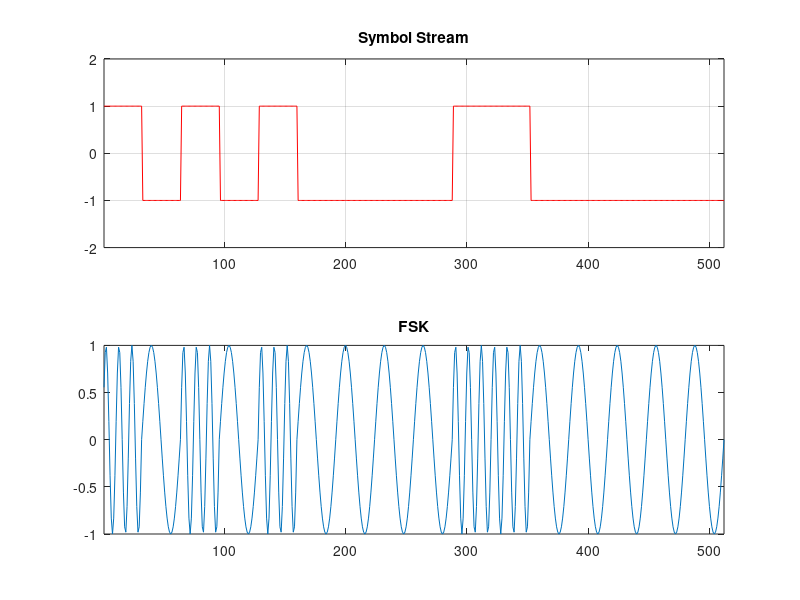

The MATLAB source for this figure:
chip_1=32;
total_1=512;
no_symbol=ceil(total_1/chip_1);
symbols=rand(1,no_symbol)-.5;
symbols(find(symbols>=0))=1;
symbols(find(symbols<0))=-1;
signal_1=zeros(1,total_1);
for i=1:chip_1
    signal_1(i:chip_1:end)=symbols;
    subplot(2,1,1)
    plot(signal_1,'r')
    axis([1,total_1,-2,2])
    title('Symbol Stream')
    grid 
end
t=1:total_1;
fc=1/(0.5*chip_1);
f=fc/2*signal_1;
fsk=sin(2*pi*(fc+f).*t);
subplot(2,1,2);
plot(fsk);
axis([1,total_1,-1,1]);
title('FSK');
    